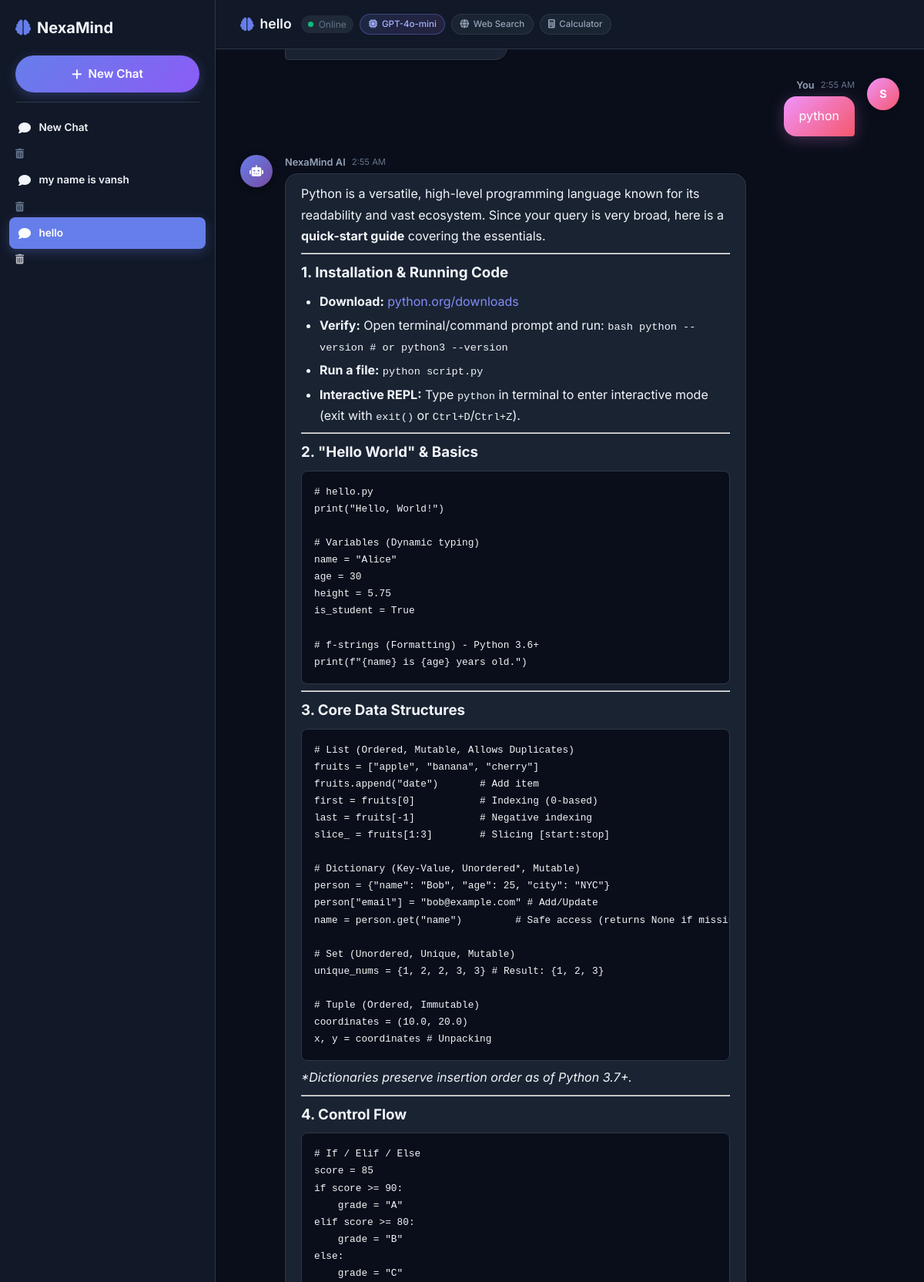
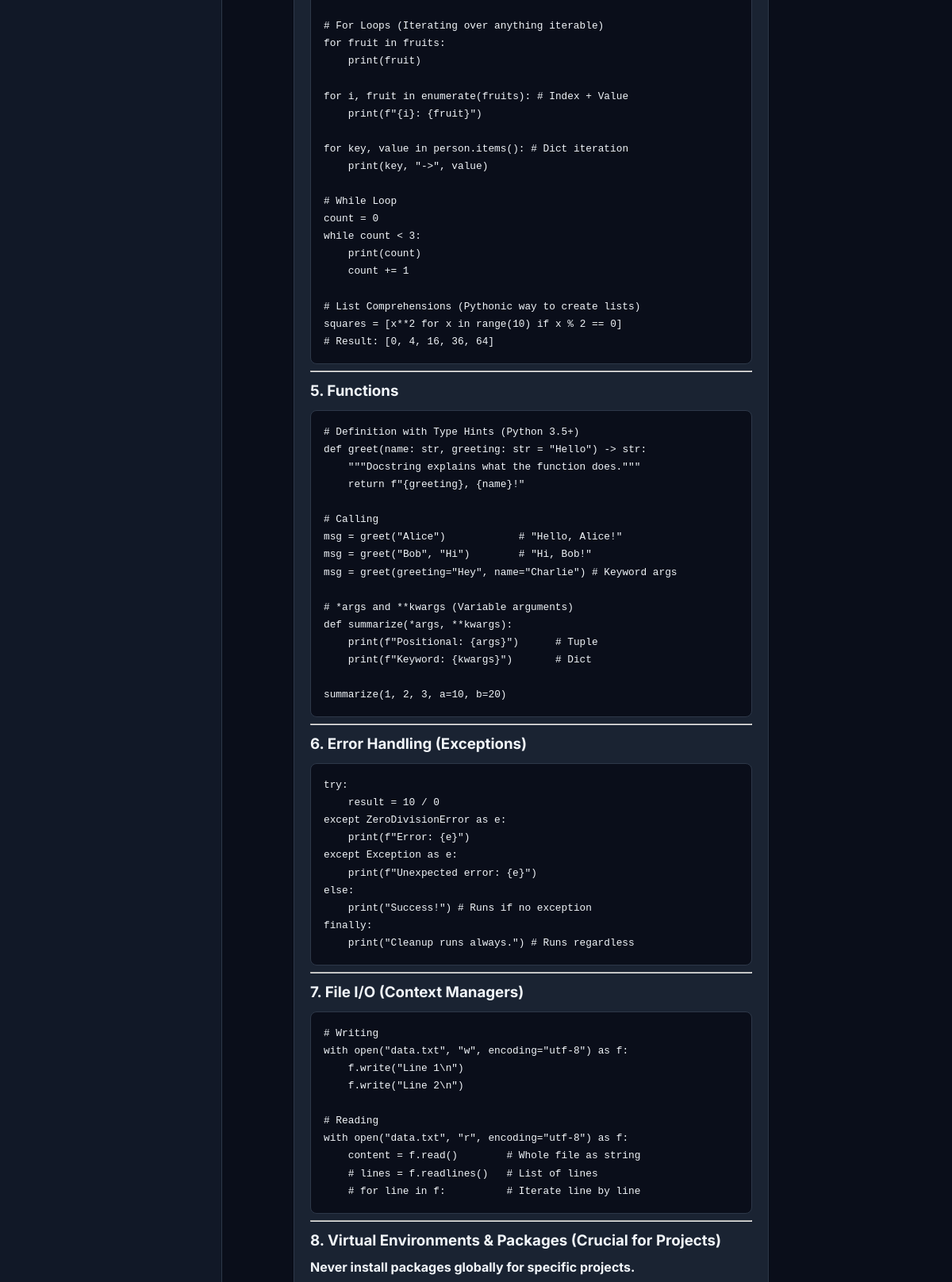
The page /chat/4/ (signed in, upper part) on the database its author committed (2 pictures, top to bottom).
### chating/models.py (models this page shows, shortened)
class Conversation(models.Model):
    user = models.ForeignKey(User, on_delete=models.CASCADE, related_name="conversations")
    title = models.CharField(max_length=100, default="New Chat")
    created_at = models.DateTimeField(auto_now_add=True)
    class Meta:
        ordering = ["-created_at"]  # newest chat first in the sidebar

class ChatMessage(models.Model):
    conversation = models.ForeignKey(Conversation, on_delete=models.CASCADE, related_name="messages")
    user_input = models.TextField()
    reply = models.TextField()
    created_at = models.DateTimeField(auto_now_add=True)
    class Meta:
        ordering = ["created_at"]  # oldest first, so chat reads top to bottom

### chating/views.py (the view, shortened to what this page needs)
# urls.py: path("chat/<int:conversation_id>/", views.chat_room, name="chat_room"),
@login_required
def chat_room(request, conversation_id):
    conversation = get_object_or_404(Conversation, id=conversation_id, user=request.user)
    conversations = Conversation.objects.filter(user=request.user)
    chat_history = conversation.messages.all()
    for chat in chat_history:
        chat.reply_html = render_ai_reply(chat.reply)
    return render(request, "chating/chat_room.html", {
        "conversation": conversation,
        "conversations": conversations,
        "chat_history": chat_history
    })

### chating/views.py (called while the page is built)
def render_ai_reply(raw_text: str) -> str:
    html = markdown.markdown(
        raw_text,
        extensions=["extra", "codehilite", "fenced_code", "toc"],
    )
    clean_html = bleach.clean(
        html,
        tags=ALLOWED_TAGS,
        attributes=ALLOWED_ATTRS,
        protocols=['http', 'https', 'mailto'],
        strip=True,          # remove disallowed tags instead of escaping them
    )
    return clean_html

### chating/templates/chating/chat_room.html (shortened to what this page needs)
{% extends 'main.html' %}
{% load static %}
{% block content %}
<div class="chat-layout">
    <aside class="sidebar" id="sidebar">
        <div class="sidebar-header">
            <a href="{% url 'home' %}" class="brand-link">
                <i class="fas fa-brain"></i>
                <span>NexaMind</span>
            </a>
        </div>
        <a href="{% url 'new_chat' %}" class="new-chat-btn sidebar-btn">
            <i class="fas fa-plus"></i> New Chat
        </a>
        <div class="sidebar-divider"></div>
        <div class="chat-list-container">
            <ul class="chat-list">
                {% for c in conversations %}
                    <li class="{% if c.id == conversation.id %}active{% endif %}">
                        <a href="{% url 'chat_room' c.id %}">
                            <i class="fas fa-comment"></i>
                            <span class="chat-title">{{ c.title|truncatechars:20 }}</span>
                        </a>
                        <form action="{% url 'delete_chat' c.id %}" method="post" class="delete-form" id="delete-form-{{ c.id }}">
                            <button type="button" class="delete-btn" onclick="openDeleteModal('{{ c.id }}')">
                                <i class="fas fa-trash-alt"></i>
                            </button>
                        </form>
                    </li>
                {% endfor %}
            </ul>
        </div>
    </aside>
    <main class="chat-main">
        <div class="chat-header">
            <div class="chat-header-left">
                <div class="chat-header-info">
                    <h2>
                        <i class="fas fa-brain"></i>
                        {{ conversation.title }}
                    </h2>
                    <div class="chat-badges">
                        <span class="chat-status">
                            <span class="status-dot"></span>
                            Online
                        </span>
                        <span class="chat-badge model-badge">
                            <i class="fas fa-microchip"></i> GPT-4o-mini
                        </span>
                        <span class="chat-badge tool-badge" title="Tavily Live Web Search Enabled">
                            <i class="fas fa-globe"></i> Web Search
                        </span>
                        <span class="chat-badge tool-badge" title="Math Calculator Enabled">
                            <i class="fas fa-calculator"></i> Calculator
                        </span>
                    </div>
                </div>
            </div>
        </div>
        <div class="chat-box" id="chatBox">
            {% for msg in chat_history %}
                <div class="message-wrapper user-message">
                    <div class="message-avatar">
                        <div class="avatar-circle" style="background: linear-gradient(135deg, #f093fb, #f5576c);">
                            {{ request.user.username|slice:":1"|upper }}
                        </div>
                    </div>
                    <div class="message-content">
                        <div class="message-header">
                            <span class="sender-name">You</span>
                            <span class="message-time">{{ msg.created_at|time:"g:i A" }}</span>
                        </div>
                        <div class="message-bubble user-bubble">
                            {{ msg.user_input }}
                        </div>
                    </div>
                </div>
                <div class="message-wrapper ai-message">
                    <div class="message-avatar">
                        <div class="avatar-circle" style="background: linear-gradient(135deg, #667eea, #764ba2);">
                            <i class="fas fa-robot"></i>
                        </div>
                    </div>
                    <div class="message-content">
                        <div class="message-header">
                            <span class="sender-name">NexaMind AI</span>
                            <span class="message-time">{{ msg.created_at|time:"g:i A" }}</span>
                        </div>
                        <div class="message-bubble ai-bubble">
                            {{ msg.reply_html|safe }}
                        </div>
                    </div>
                </div>
            {% endfor %}
        </div>
    </main>
</div>
{% endblock %}

### rows shown on the page
Conversation: title "New Chat"
Conversation: title "my name is vansh"
Conversation: title "hello"
ChatMessage: created_at "2:55 AM", user_input "python", reply_html "Python is a versatile, high-level programming language known for its readability and vast ecosystem. Since your query is very broad, here is a quick-start guide covering the essentials. 1. Installation & Running Code Download: python.org/downloads Verify: Open terminal/command prompt and run: bash python --version # or python3 --version Run a file: python script.py Interactive REPL: Type python in terminal to enter interactive mode (exit with exit() or Ctrl+D / Ctrl+Z ). 2. \"Hello World\" & Basics # hello.py print ( \"Hello, World!\" ) # Variables (Dynamic typing) name = \"Alice\" age = 30 height = 5.75 is_student = True # f-strings (Formatting) - Python 3.6+ print ( f \" { name } is { age }…"

### other values the page prints
{{ request.user.username|slice:":1"|upper }} "S"
